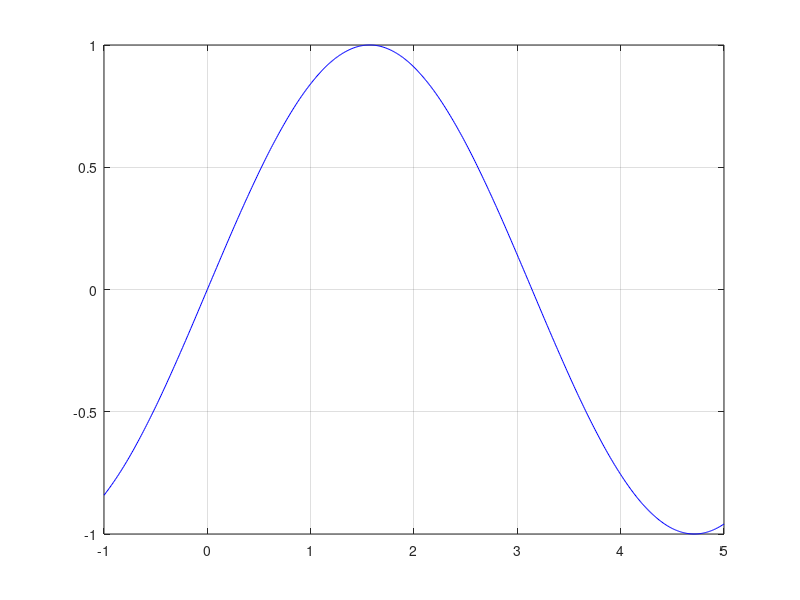

The MATLAB source for this figure: (Note: this script raises an error after producing the figure.)
clc
clear
close all

% Datos de la función, x inicial y máximo número de iteraciones
x = -1:0.01:5;
f = @(x) sin(x);
x1 = 2;
maxI=1000000;

% Graficar la función
y = f(x);
plot(x,y,'-b')
grid on
hold on

% Graficar las marcas de la "x" inicial y de "y" = 0
xline(x1,'--')
yline(0,'--g')

% Info Plot
title(char(f))

% Obtener la raiz
[x,y] = fNewtonRaphson1(f,x1,10^10-10,maxI);
disp("x: "+string(x)+" y: "+string(y))

% Graficar el punto de la raiz y sus coordenadas (Se encuentran en esquina
% superior derecha)
plot(x,y,'*R',MarkerSize=10)
xL = xlim;
yL = ylim;
text(0.99*xL(2),0.99*yL(2),"x: "+x,'HorizontalAlignment','right','VerticalAlignment','top')
text(0.99*xL(2),0.9*yL(2),"y: "+y,'HorizontalAlignment','right','VerticalAlignment','top')
hold off

% Función para obtener una raiz con el metodo de biseccion
function [x,y] = fNewtonRaphson1(f,x,tol,maxI)
    % f (función anonima), x (x inicial), tol (tolerancia), maxI (en caso de no
    % encontrar raiz detenerse en un número de iteraciones)
    e=tol+1;
    i=0;
    fdash=@(fun,x,epsilon)imag(fun(x(:)+1i*epsilon))/epsilon; % Metodo para derivar
    % una funcion anonima y obtener una funcion anonima
    fp=@(x)fdash(f,x,10^-20);
    % Loop de iteraciones
    while or(e>tol,i<=maxI) % Error menor que la tolerancia o maximo iteraciones se detiene
        xi = x-(f(x)/fp(x)); % Nueva x
        e = abs((xi-x)/xi); % Calcular error
        x = xi; % Cambio de x
        i = i+1; % Contador de iteraciones
    end
    % Raiz obtenida
    x = xi;
    y = f(xi);
end